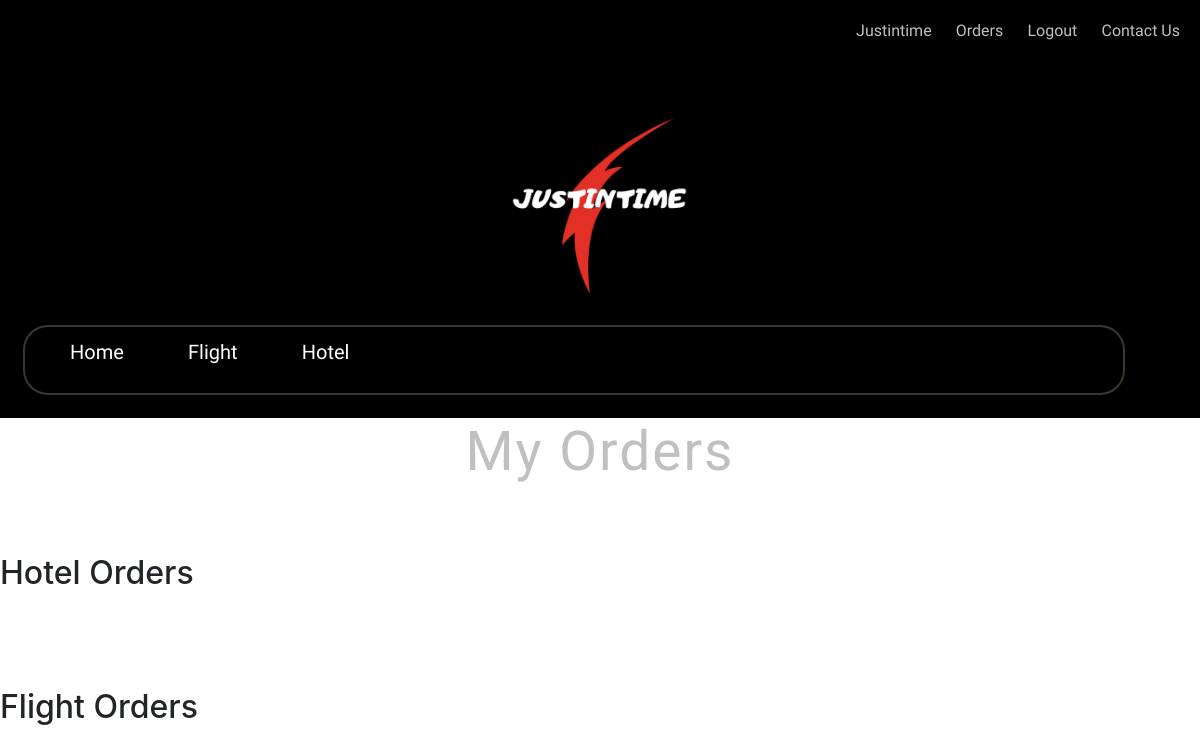
/account/my-orders/ (signed in), run on an earlier commit of the app's database.
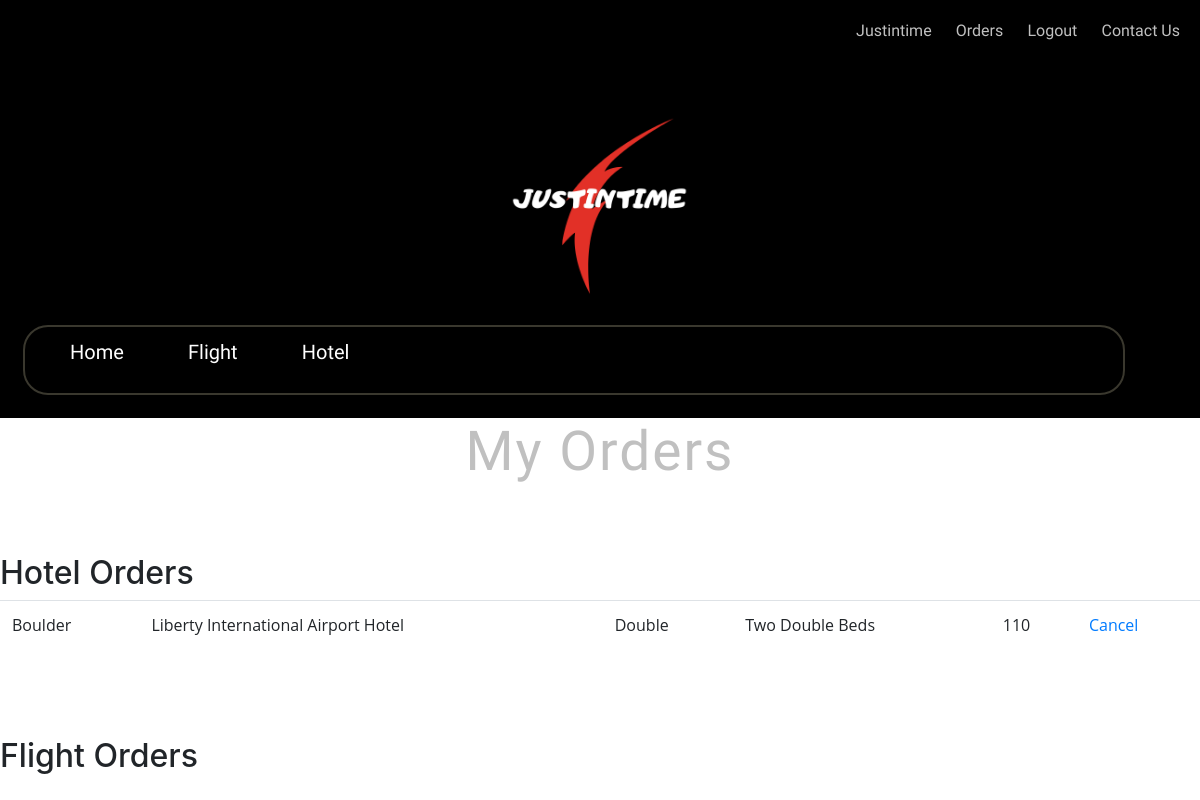
And on a later commit of the database.
### hotel/models.py (models this page shows, shortened)
class Room(models.Model):
    id = models.AutoField(auto_created=True, primary_key=True)
    city = models.CharField(max_length=30)
    name = models.CharField(max_length=80)
    type = models.CharField(max_length=30)
    beds = models.CharField(max_length = 100)
    price = models.PositiveSmallIntegerField(blank=True, default=None, null=True,)
    booker = models.ForeignKey(User, related_name='room_booker', blank=True, null=True, on_delete=models.CASCADE,)
    destription = models.TextField(blank=True, null=True)

### account/views.py (the view)
# urls.py: path('my-orders/', views.my_orders, name='my_orders')
@login_required(login_url='/account/login/')
def my_orders(request):
    room_db=Room.objects.filter(booker=request.user)
    return render(request, "account/my_orders.html", {"room_db":room_db})

### templates/account/my_orders.html (shortened to what this page needs)
{% extends 'base.html' %}
{% load static %}
{% block content %}
    <h1>My Orders</h1>
    <h2>Hotel Orders</h2>
  <table class="table">
        <tbody>
            {% for h in room_db %}
              <tr>
                <td>{{h.city}}</td>
                <td>{{h.name}}</td>
                  <td>{{ h.type }}</td>
                  <td>{{ h.beds }}</td>
                  <td>{{ h.price }}</td>
                <td><a href="/hotel/cancel/{{ h.id }}">Cancel</a></td>
              </tr>
            {% endfor %}
        </tbody>
  </table>
    <br><br><br>
    <h2>Flight Orders</h2>
{% endblock %}

What changed in the data, as far as the page shows it:
now on this page (row edited): Room: city "Boulder", name "Liberty International Airport Hotel", type "Double", beds "Two Double Beds", price "110"
